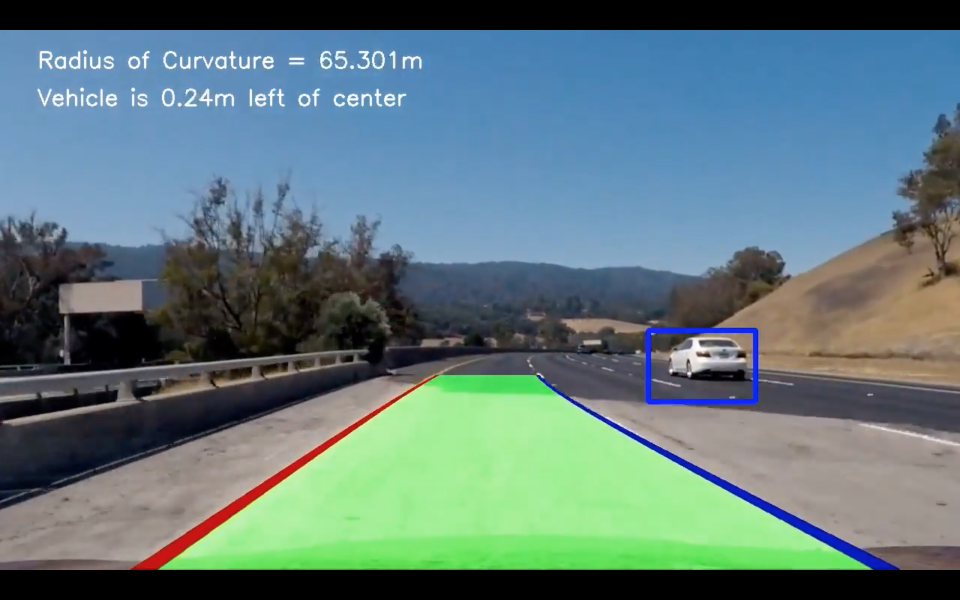
#> input picture examples/Combined_project.jpg, 2880 x 1800 px (shown at 1/3 size)
$ python -i feature_functions.py   (imports and definitions only)   (older library calls are emulated)
#> lines starting #> are read from the running program, lines starting #| are printed output that depends on the picture
import cv2
import matplotlib.image as mpimg
import matplotlib.pyplot as plt
import numpy as np
from skimage.feature import hog


# Define a function to return HOG features and visualization
def get_hog_features(img, orient, pix_per_cell, cell_per_block,
                     vis=False, feature_vec=True):
    # Call with two outputs if vis==True
    if vis == True:
        features, hog_image = hog(img, orientations=orient,
                                  pixels_per_cell=(pix_per_cell, pix_per_cell),
                                  cells_per_block=(cell_per_block, cell_per_block),
                                  transform_sqrt=True,
                                  visualise=vis, feature_vector=feature_vec)
        return features, hog_image
    # Otherwise call with one output
    else:
        features = hog(img, orientations=orient,
                       pixels_per_cell=(pix_per_cell, pix_per_cell),
                       cells_per_block=(cell_per_block, cell_per_block),
                       transform_sqrt=True,
                       visualise=vis, feature_vector=feature_vec)
        return features


# Define a function to compute binned color features
def bin_spatial(img, size=(32, 32)):
    # Use cv2.resize().ravel() to create the feature vector
    features = cv2.resize(img, size).ravel()
    # Return the feature vector
    return features


# Define a function to compute color histogram features
# NEED TO CHANGE bins_range if reading .png files with mpimg!
def color_hist(img, nbins=32):
    # Compute the histogram of the color channels separately
    channel1_hist = np.histogram(img[:, :, 0], bins=nbins)
    channel2_hist = np.histogram(img[:, :, 1], bins=nbins)
    channel3_hist = np.histogram(img[:, :, 2], bins=nbins)
    # Concatenate the histograms into a single feature vector
    hist_features = np.concatenate((channel1_hist[0], channel2_hist[0], channel3_hist[0]))
    # Return the individual histograms, bin_centers and feature vector
    return hist_features


# Define a function to extract features from a list of images
# Have this function call bin_spatial() and color_hist()
# [106 lines left out: functions extract_features, slide_window, draw_boxes, not called in this run]


# This function is very similar to extract_features()
# just for a single image rather than list of images
11
def single_img_features(img, color_space='RGB', spatial_size=(32, 32),
                        hist_bins=32, orient=9,
                        pix_per_cell=8, cell_per_block=2, hog_channel=0,
                        spatial_feat=True, hist_feat=True, hog_feat=True,
                        vis=False):
    # 1) Define an empty list to receive features
    img_features = []
    # 2) Apply color conversion if other than 'RGB'
    if color_space != 'RGB':
        if color_space == 'HSV':
            feature_image = cv2.cvtColor(img, cv2.COLOR_RGB2HSV)
        elif color_space == 'LUV':
            feature_image = cv2.cvtColor(img, cv2.COLOR_RGB2LUV)
        elif color_space == 'HLS':
            feature_image = cv2.cvtColor(img, cv2.COLOR_RGB2HLS)
        elif color_space == 'YUV':
            feature_image = cv2.cvtColor(img, cv2.COLOR_RGB2YUV)
        elif color_space == 'YCrCb':
            feature_image = cv2.cvtColor(img, cv2.COLOR_RGB2YCrCb)
    else:
        feature_image = np.copy(img)
    # 3) Compute spatial features if flag is set
    if spatial_feat == True:
        spatial_features = bin_spatial(feature_image, size=spatial_size)
        # 4) Append features to list
        img_features.append(spatial_features)
    # 5) Compute histogram features if flag is set
    if hist_feat == True:
        hist_features = color_hist(feature_image, nbins=hist_bins)
        # 6) Append features to list
        img_features.append(hist_features)
    # 7) Compute HOG features if flag is set
    if hog_feat == True:
        if hog_channel == 'ALL':
            hog_features = []
            for channel in range(feature_image.shape[2]):
                hog_features.extend(get_hog_features(feature_image[:, :, channel],
                                                     orient, pix_per_cell, cell_per_block,
                                                     vis=False, feature_vec=True))
        else:
            if vis == True:
                hog_features, hog_image = get_hog_features(feature_image[:, :, hog_channel], orient,
                                                           pix_per_cell, cell_per_block, vis=True, feature_vec=True)
            else:
                hog_features = get_hog_features(feature_image[:, :, hog_channel], orient,
                                                pix_per_cell, cell_per_block, vis=False, feature_vec=True)
        # 8) Append features to list
        img_features.append(hog_features)

    # 9) Return concatenated array of features
    if vis == True:
        return np.concatenate(img_features), hog_image
    else:
        return np.concatenate(img_features)


# Define a function you will pass an image
# and the list of windows to be searched (output of slide_windows())
# [75 lines left out: functions search_windows, visualize, add_heat, apply_threshold, draw_labeled_bboxes, not called in this run]

>>> import cv2
>>> picture = cv2.cvtColor(cv2.imread('examples/Combined_project.jpg'), cv2.COLOR_BGR2RGB)
>>> result = single_img_features(picture)
#> in bin_spatial, `features = cv2.resize(img, size).ravel()`: features = 3072 values, max 255 at index 311, min 0 at index 0, mean 111.1
#> in single_img_features, `spatial_features = bin_spatial(feature_image, size=spatial_size)`: spatial_features has the same summary as features in bin_spatial
#> in color_hist, `hist_features = np.concatenate((channel1_hist[0], channel2_hist[0], ch..`: hist_features = 96 values, max 761982 at index 87, min 1876 at index 31, mean 162000
#> in get_hog_features, `features = hog(img, orientations=orient, pixels_per_cell=(pix_per_cell..`:
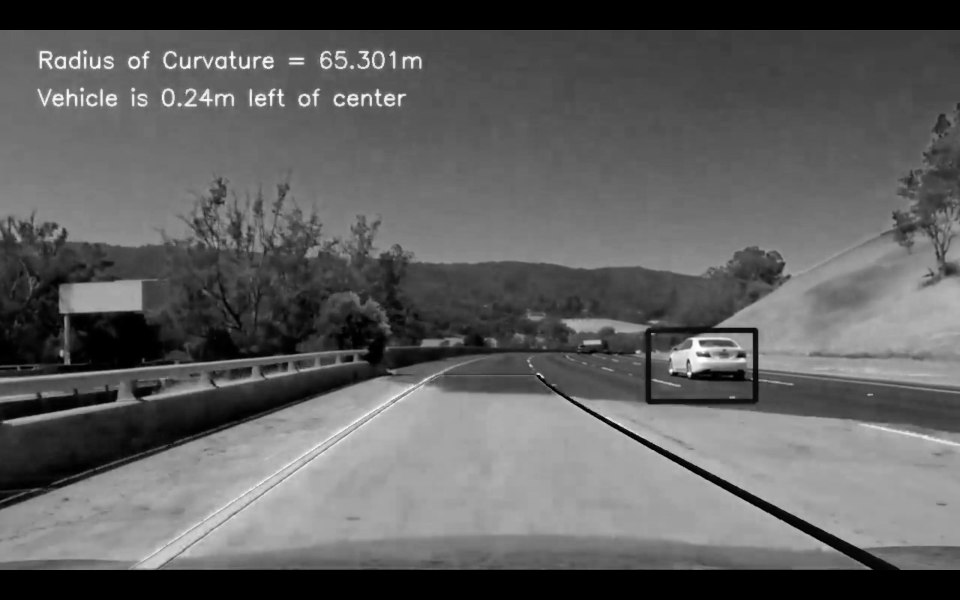
#> img: shape (1800, 2880) (shown at 1/3 size); min 0, max 255, mean 95.7

$ run again, on examples/bboxes_and_heat1.jpg
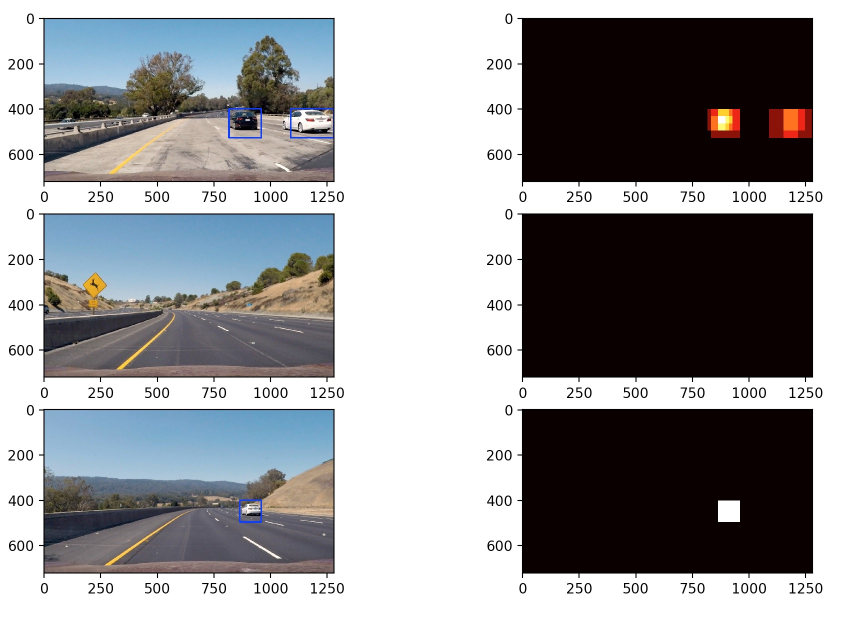
#> input picture examples/bboxes_and_heat1.jpg, 1714 x 1250 px (shown at 1/2 size)
#> features = 3072 values, max 255 at index 0, min 0 at index 157, mean 160.8
#> spatial_features has the same summary as features in bin_spatial
#> in color_hist, `hist_features = np.concatenate((channel1_hist[0], channel2_hist[0], ch..`: hist_features = 96 values, max 963656 at index 31, min 1722 at index 62, mean 66953.1
#> in get_hog_features, `features = hog(img, orientations=orient, pixels_per_cell=(pix_per_cell..`:
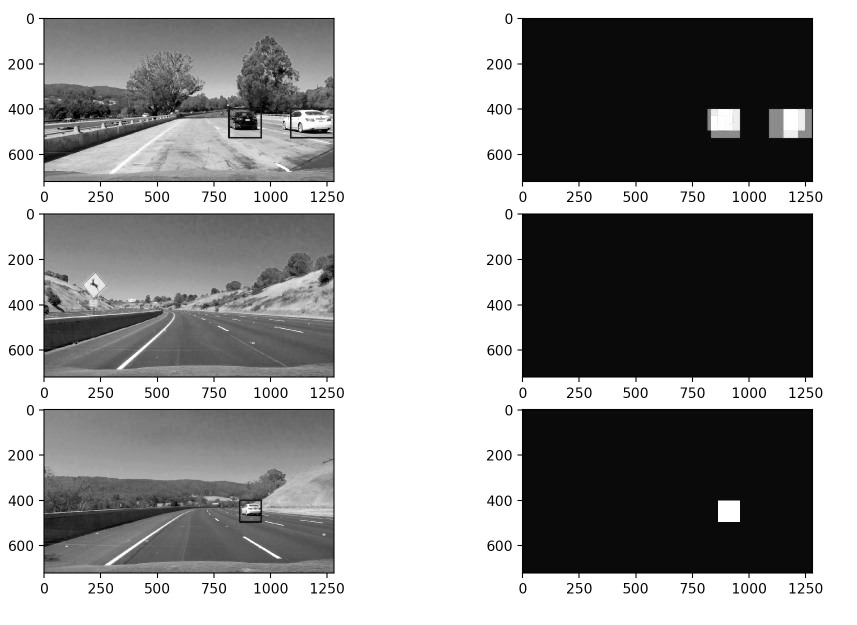
#> img: shape (1250, 1714) (shown at 1/2 size); min 0, max 255, mean 152.2

$ run again, on examples/real_time_vehicle_detection.jpg
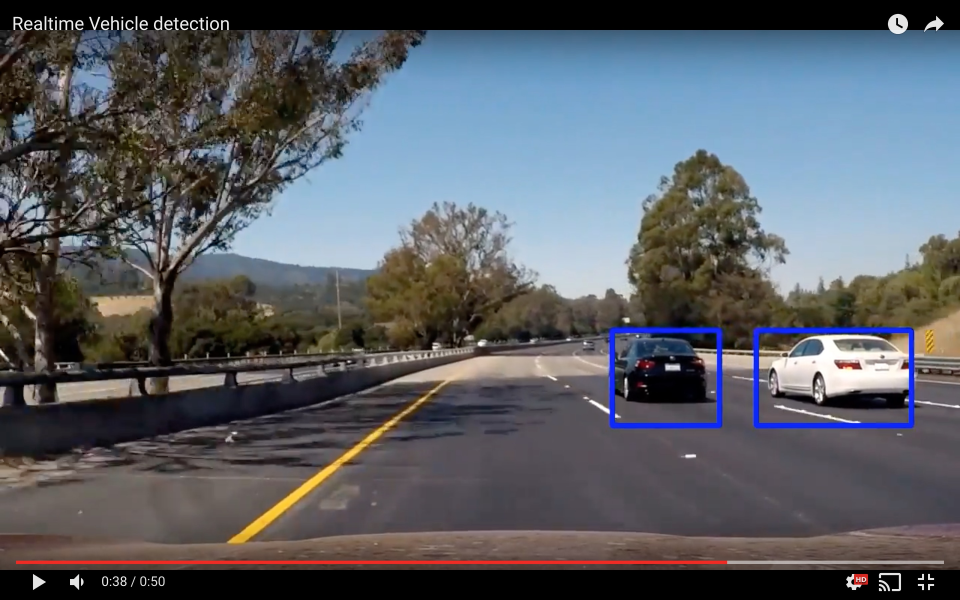
#> input picture examples/real_time_vehicle_detection.jpg, 2880 x 1800 px (shown at 1/3 size)
#> features = 3072 values, max 255 at index 1811, min 0 at index 0, mean 92.84
#> spatial_features has the same summary as features in bin_spatial
#> in color_hist, `hist_features = np.concatenate((channel1_hist[0], channel2_hist[0], ch..`: hist_features = 96 values, max 599287 at index 64, min 5038 at index 59, mean 162000
#> in get_hog_features, `features = hog(img, orientations=orient, pixels_per_cell=(pix_per_cell..`:
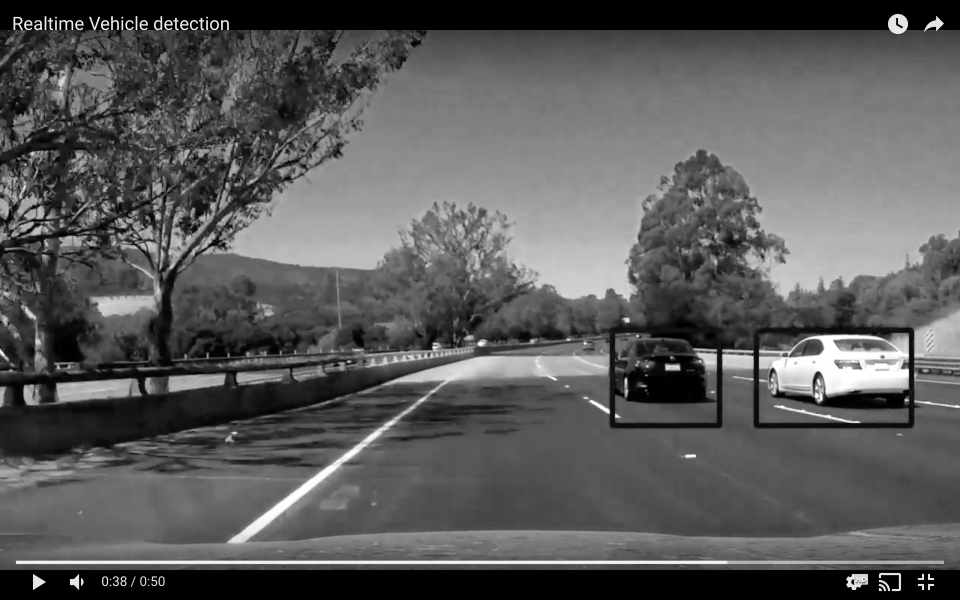
#> img: shape (1800, 2880) (shown at 1/3 size); min 0, max 255, mean 90.2
